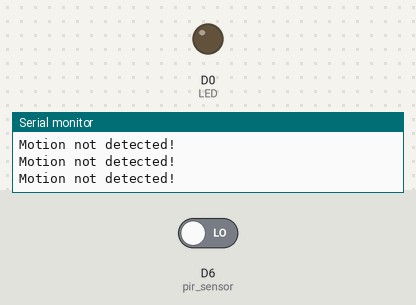
Simulated run of this sketch. Board: ESP8266 (NodeMCU). On the bench: output pins drawn as LEDs (lit = HIGH), the last lines printed to the serial monitor. Inputs (shaded band) come from the test bench; at power-on: D6 (pir_sensor) LOW.

Above: at 2.8 s.
2.9 s: D6 (pir_sensor) driven HIGH
At 3.9 s:
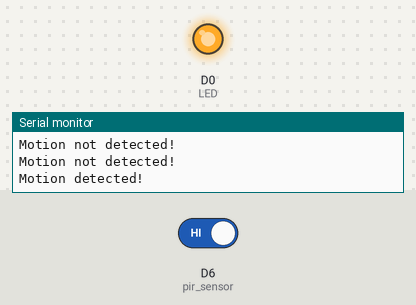
4.5 s: D6 (pir_sensor) driven LOW
At 5.4 s:
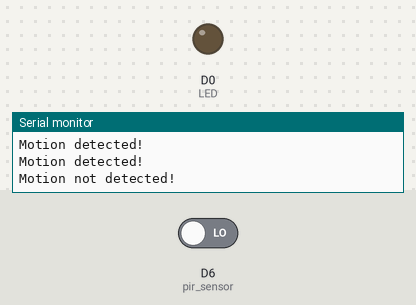
Timing chart, 0 to 7.5 s (numbered marks = the images above; inputs shaded):
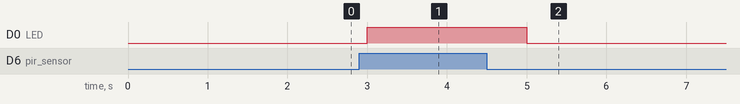

Measured:
- after the input at 2.9 s, D0 (LED): LOW → HIGH after 0.10 s
- after the input at 4.5 s, D0 (LED): HIGH → LOW after 0.50 s

The sketch:

PIR_Sensor.ino
```cpp
// Welcome to Aviyan's Thoughts

int LED = D0;  // Digital pin D0
int pir_sensor = D6;  // Digital pin D6
void setup() {
  Serial.begin(9600);
  pinMode(pir_sensor, INPUT);   // declare sensor as input
  pinMode(LED, OUTPUT);  // declare LED as output
}
void loop() {
  long state = digitalRead(pir_sensor);
    if(state == HIGH) {
      digitalWrite (LED, HIGH);
      Serial.println("Motion detected!");
      delay(1000);
    }
    else {
      digitalWrite (LED, LOW);
      Serial.println("Motion not detected!");
      delay(1000);
      }
}
```
